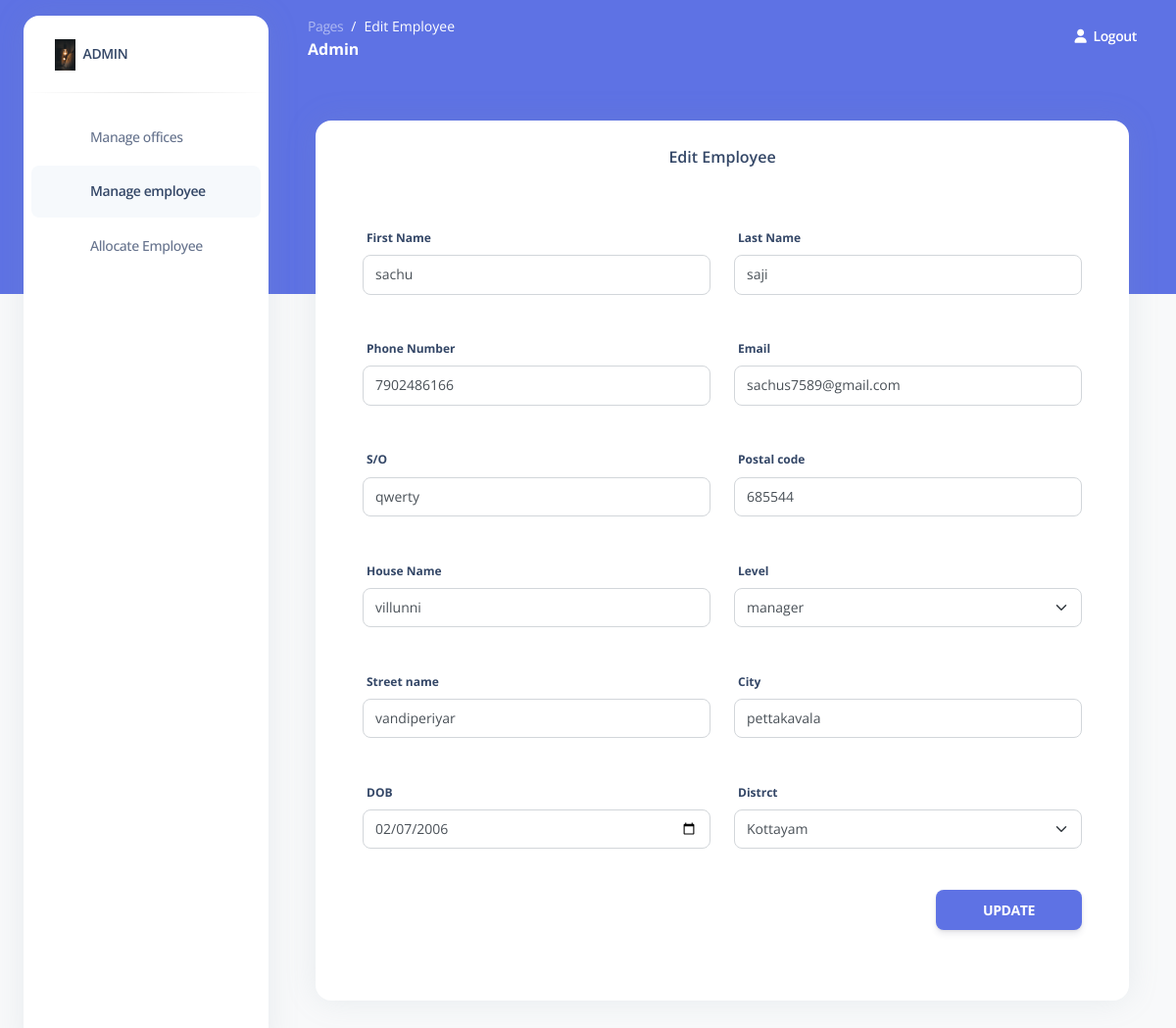
Page /edit_employee.php?E_id=29 (signed in) on the committed database.
### tables this page shows
CREATE TABLE `tbl_employees` (
  `E_id` int(11) NOT NULL,
  `E_fname` varchar(50) NOT NULL,
  `E_lname` varchar(50) NOT NULL,
  `E_phne` varchar(15) NOT NULL,
  `E_email` varchar(50) NOT NULL,
  `E_so` varchar(30) NOT NULL,
  `E_postal` double NOT NULL,
  `E_house` varchar(100) NOT NULL,
  `E_level` varchar(50) NOT NULL,
  `E_street` varchar(50) NOT NULL,
  `E_city` varchar(30) NOT NULL,
  `E_dob` date NOT NULL,
  `E_district` varchar(30) NOT NULL,
  `E_L_id` int(11) NOT NULL,
  `E_status` tinyint(1) NOT NULL DEFAULT 1
);

### edit_employee.php (the view, shortened to what this page needs)
<?php
    if(isset($_SESSION['L_id']) ){
        $L_id= $_SESSION['L_id'];
        $sql="SELECT L_type_id FROM tbl_login WHERE L_id = '$L_id'";
        require_once "connect.php";
        $result=$conn->query($sql);
        $row=$result->fetch_assoc();
        $L_type_id=$row["L_type_id"];
        if($L_type_id==1){
            ?>
<?php
    if(isset($_GET['E_id'])){
        $E_id=$_GET['E_id'];
        require_once "connect.php";
        $sql="SELECT * FROM tbl_employees WHERE E_id='$E_id' AND E_status=1;";
        $result=$conn->query($sql);
        $row=$result->fetch_assoc();
        $fname=$row['E_fname'];
        $lname=$row['E_lname'];
        $email=$row['E_email'];
        $ph=$row['E_phne'];
        $so=$row['E_so'];
        $po=$row['E_postal'];
        $housename=$row['E_house'];
        $city=$row['E_city'];
        $street=$row['E_street'];
        $dob=$row['E_dob'];
        $district=$row['E_district'];
        $level=$row['E_level'];
    }else{
      header("location: manage_office.php");
    }
           ?>
<!DOCTYPE html>
<html lang="en">
<head>
  <link href="./assets/css/nucleo-icons.css" rel="stylesheet" />
  <link href="./assets/css/nucleo-svg.css" rel="stylesheet" />
  <link href="./assets/cssd/nucleo-svg.css" rel="stylesheet" />
  <link id="pagestyle" href="./assets/cssd/argon-dashboard.css?v=2.0.4" rel="stylesheet" />
</head>
<body class="g-sidenav-show   bg-gray-100">
  <aside
    class="sidenav bg-white navbar navbar-vertical navbar-expand-xs border-0 border-radius-xl my-3 fixed-start ms-4 "
    id="sidenav-main">
    <div class="sidenav-header">
      <a class="navbar-brand m-0" href="dashboard.php">
        <img src="images/bg1.jpg" class="navbar-brand-img h-100" alt="main_logo">
        <span class="ms-1 font-weight-bold">ADMIN</span>
      </a>
    </div>
    <hr class="horizontal dark mt-0">
    <div class="collapse navbar-collapse  w-auto " id="sidenav-collapse-main">
      <ul class="navbar-nav">
        <li class="nav-item">
          <a class="nav-link " href="manage_office.php">
            <div
              class="icon icon-shape icon-sm border-radius-md text-center me-2 d-flex align-items-center justify-content-center">
              <i class="ni ni-tv-2 text-primary text-sm opacity-10"></i>
            </div>
            <span class="nav-link-text ms-1">Manage offices</span>
          </a>
        </li>
        <li class="nav-item">
          <a class="nav-link active" href="manage_employee.php">
            <div
              class="icon icon-shape icon-sm border-radius-md text-center me-2 d-flex align-items-center justify-content-center">
              <i class="ni ni-tv-2 text-primary text-sm opacity-10"></i>
            </div>
            <span class="nav-link-text ms-1">Manage employee</span>
          </a>
        </li>
        <li class="nav-item">
                    <a class="nav-link " href="allocate_employee.php">
                        <div
                            class="icon icon-shape icon-sm border-radius-md text-center me-2 d-flex align-items-center justify-content-center">
                            <i class="ni ni-tv-2 text-primary text-sm opacity-10"></i>
                        </div>
                        <span class="nav-link-text ms-1">Allocate Employee</span>
                    </a>
                </li>
      </ul>
    </div>
  </aside>
  <main class="main-content position-relative border-radius-lg ">
    <nav class="navbar navbar-main navbar-expand-lg px-0 mx-4 shadow-none border-radius-xl " id="navbarBlur"
      data-scroll="false">
      <div class="container-fluid py-1 px-3">
        <nav aria-label="breadcrumb">
          <ol class="breadcrumb bg-transparent mb-0 pb-0 pt-1 px-0 me-sm-6 me-5">
            <li class="breadcrumb-item text-sm"><a class="opacity-5 text-white" href="javascript:;">Pages</a></li>
            <li class="breadcrumb-item text-sm text-white active" aria-current="page">Edit Employee</li>
          </ol>
          <h6 class="font-weight-bolder text-white mb-0">Admin</h6>
        </nav>
        <div class="collapse navbar-collapse mt-sm-0 mt-2 me-md-0 me-sm-4" id="navbar">
          <ul class="navbar-nav  justify-content-end">
            <li class="nav-item d-flex align-items-center">
              <a href="logout.php" class="nav-link text-white font-weight-bold px-0">
                <i class="fa fa-user me-sm-1"></i>
                <span class="d-sm-inline d-none">Logout</span>
              </a>
            </li>
          </ul>
        </div>
      </div>
    </nav>
    <div class="container-fluid py-4">
      <div class="container-fluid py-4">
        <div class="row">
          <div class="col-12">
            <div class="card mb-4">
              <div class="card-header pb-0 mx-auto">
                <h6>Edit Employee</h6>
              </div>
              <div class="card-body px-0 pt-0 pb-2">
                <div class="table-responsive p-0">
                <form action="#" method="POST" class="p-5" onsubmit="return validateForm()">
                    <div class="row">
                      <div class="col-md-6">
                        <div class="form-group first">
                          <label>First Name</label>
                          <input type="text" class="form-control" id="fname" name="fname" onblur="validateFirstName()"
                            oninput="validateFirstName()" value="<?php echo $fname; ?>">
                        </div>
                      </div>
                      <div class="col-md-6">
                        <div class="form-group first">
                          <label>Last Name</label>
                          <input type="text" class="form-control" id="lname" name="lname" onblur="validateLastName()"
                            oninput="validateLastName()" value="<?php echo $lname; ?>">
                        </div>
                      </div>
                    </div>
                    <div class="row">
                      <div class="col-md-6">
                        <div class="form-group first">
                          <label>Phone Number</label>
                          <input type="text" class="form-control" id="ph" name="ph" onblur="validatePhoneNumber()"
                            oninput="validatePhoneNumber()" value="<?php echo $ph; ?>">
                        </div>
                      </div>
                      <div class="col-md-6">
                        <div class="form-group first">
                          <label>Email</label>
                          <input type="email" class="form-control" id="email" name="email" onblur="validateEmail1()"
                            oninput="validateEmail()" onkeyup="validateEmail1()" value="<?php echo $email; ?>">
                        </div>
                      </div>
                    </div>
                    <div class="row">
                      <div class="col-md-6">
                        <div class="form-group first">
                          <label>S/O</label>
                          <input type="text" class="form-control" id="so" name="so" onblur="validateSonOf()"
                            oninput="validateSonOf()" value="<?php echo $so; ?>">
                        </div>
                      </div>
                      <div class="col-md-6">
                        <div class="form-group first">
                          <label>Postal code</label>
                          <input type="number" class="form-control" id="po" name="po" onblur="validatePostalCode()"
                            oninput="validatePostalCode()" value="<?php echo $po; ?>">
                        </div>
                      </div>
                    </div>
                    <div class="row">
                      <div class="col-md-6">
                        <div class="form-group first">
                          <label>House Name</label>
                          <input type="text" class="form-control" id="housename" name="housename"
                            onblur="validateHouseName()" oninput="validateHouseName()" value="<?php echo $housename; ?>">
                        </div>
                      </div>
                      <div class="col-md-6">
                        <div class="form-group last mb-3">
                          <label>Level</label>
                          <select class="form-select" aria-label="Default select example" id="level" name="level" onblur="validateLevel()" oninput="validateLevel()">
                            <option value="<?php echo $level; ?>"> <?php echo $level; ?> </option>
                          </select>
                        </div>
                      </div>
                    </div>
                    <div class="row">
                      <div class="col-md-6">
                        <div class="form-group last mb-3">
                          <label>Street name</label>
                          <input type="text" class="form-control" id="street" name="street"
                            onblur="validateStreetName()" oninput="validateStreetName()" value="<?php echo $street; ?>">
                        </div>
                      </div>
                      <div class="col-md-6">
                        <div class="form-group last mb-3">
                          <label>City</label>
                          <input type="text" class="form-control" id="city" name="city" onblur="validateCity()"
                            oninput="validateCity()" value="<?php echo $city; ?>">
                        </div>
                      </div>
                    </div>
                    <div class="row">
                      <div class="col-md-6">
                        <div class="form-group last mb-3">
                          <label>DOB</label>
                          <?php
                            $eighteenYearsAgo = date('Y-m-d', strtotime('-18 years'));
                            $fiftyYearsAgo = date('Y-m-d', strtotime('-50 years'));
                          ?>
                          <input type="date" class="form-control" id="dob" name="dob"
                            min="<?php echo $fiftyYearsAgo; ?>" max="<?php echo $eighteenYearsAgo; ?>" onkeydown="return false" onpaste="return false" value="<?php echo $dob; ?>">
                        </div>
                      </div>
                      <div class="col-md-6">
                        <div class="form-group last mb-3">
                          <label>Distrct</label>
                          <select class="form-select" aria-label="Default select example" id="district" name="district" value="<?php echo $district; ?>">
                            <option value="<?php echo $district; ?>" ><?php echo $district; ?></option>
                          </select>
                        </div>
                      </div>
                    </div>
                    <div class="d-grid gap-2 d-md-flex justify-content-md-end">
                      <input type="submit" value="UPDATE" class="btn px-5 btn-primary" name="submit">
                    </div>
                  </form>
                </div>
              </div>
            </div>
          </div>
        </div>
      </div>
    </div>
</body>
</html>
<?php
        }
        else{
           header("location: login.php");
        }
    }
    else{
        header("location: login.php");
    }
?>

### assets/cssd/nucleo-svg.css (style rules this page uses)
.icon { display: inline-block; color: #111111; height: 1em; width: 1em; }
.icon-sm { height: 0.8em; width: 0.8em; }
.icon { fill: currentColor; stroke: none; }

### rows in the picture
tbl_employees: fname "sachu", lname "saji", ph "7902486166", email "sachus7589@gmail.com", so "qwerty", po "685544", housename "villunni", level "manager", street "vandiperiyar", city "pettakavala", dob "02/07/2006", district "Kottayam"
